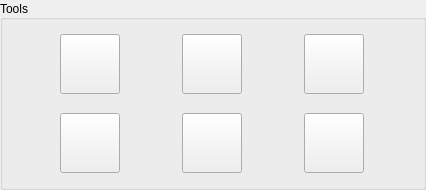
<?xml version="1.0" encoding="UTF-8"?>
<ui version="4.0">
 <class>PdwTools</class>
 <widget class="QWidget" name="PdwTools">
  <property name="geometry">
   <rect>
    <x>0</x>
    <y>0</y>
    <width>426</width>
    <height>190</height>
   </rect>
  </property>
  <property name="windowTitle">
   <string>Form</string>
  </property>
  <layout class="QVBoxLayout" name="verticalLayout">
   <property name="leftMargin">
    <number>0</number>
   </property>
   <property name="topMargin">
    <number>0</number>
   </property>
   <property name="rightMargin">
    <number>0</number>
   </property>
   <property name="bottomMargin">
    <number>0</number>
   </property>
   <item>
    <widget class="QGroupBox" name="toolsGroupBox">
     <property name="title">
      <string>Tools</string>
     </property>
     <property name="alignment">
      <set>Qt::AlignLeading|Qt::AlignLeft|Qt::AlignVCenter</set>
     </property>
     <layout class="QGridLayout" name="gridLayout">
      <property name="leftMargin">
       <number>0</number>
      </property>
      <property name="topMargin">
       <number>0</number>
      </property>
      <property name="rightMargin">
       <number>0</number>
      </property>
      <property name="bottomMargin">
       <number>0</number>
      </property>
      <property name="spacing">
       <number>5</number>
      </property>
      <item row="0" column="4">
       <widget class="QPushButton" name="newRadarBtn">
        <property name="minimumSize">
         <size>
          <width>60</width>
          <height>60</height>
         </size>
        </property>
        <property name="maximumSize">
         <size>
          <width>60</width>
          <height>60</height>
         </size>
        </property>
        <property name="text">
         <string/>
        </property>
        <property name="icon">
         <iconset>
          <selectedon>../Resources/icons/radar.png</selectedon>
         </iconset>
        </property>
        <property name="iconSize">
         <size>
          <width>40</width>
          <height>40</height>
         </size>
        </property>
       </widget>
      </item>
      <item row="0" column="1">
       <widget class="QPushButton" name="selectFileBtn">
        <property name="minimumSize">
         <size>
          <width>60</width>
          <height>60</height>
         </size>
        </property>
        <property name="maximumSize">
         <size>
          <width>60</width>
          <height>60</height>
         </size>
        </property>
        <property name="text">
         <string/>
        </property>
        <property name="icon">
         <iconset>
          <selectedoff>../Resources/icons/add-file.png</selectedoff>
          <selectedon>../Resources/icons/download-file.png</selectedon>
         </iconset>
        </property>
        <property name="iconSize">
         <size>
          <width>40</width>
          <height>40</height>
         </size>
        </property>
       </widget>
      </item>
      <item row="1" column="1">
       <widget class="QPushButton" name="selectAllBtn">
        <property name="minimumSize">
         <size>
          <width>60</width>
          <height>60</height>
         </size>
        </property>
        <property name="maximumSize">
         <size>
          <width>60</width>
          <height>60</height>
         </size>
        </property>
        <property name="text">
         <string/>
        </property>
        <property name="icon">
         <iconset>
          <selectedon>../Resources/icons/select-all.png</selectedon>
         </iconset>
        </property>
        <property name="iconSize">
         <size>
          <width>40</width>
          <height>40</height>
         </size>
        </property>
       </widget>
      </item>
      <item row="0" column="3">
       <widget class="QPushButton" name="showDataBtn">
        <property name="minimumSize">
         <size>
          <width>60</width>
          <height>60</height>
         </size>
        </property>
        <property name="maximumSize">
         <size>
          <width>60</width>
          <height>60</height>
         </size>
        </property>
        <property name="text">
         <string/>
        </property>
        <property name="icon">
         <iconset>
          <selectedon>../Resources/icons/play-button.png</selectedon>
         </iconset>
        </property>
        <property name="iconSize">
         <size>
          <width>40</width>
          <height>40</height>
         </size>
        </property>
       </widget>
      </item>
      <item row="1" column="4">
       <widget class="QPushButton" name="extractBtn">
        <property name="minimumSize">
         <size>
          <width>60</width>
          <height>60</height>
         </size>
        </property>
        <property name="maximumSize">
         <size>
          <width>60</width>
          <height>60</height>
         </size>
        </property>
        <property name="text">
         <string/>
        </property>
        <property name="icon">
         <iconset>
          <selectedon>../Resources/icons/extract.png</selectedon>
         </iconset>
        </property>
        <property name="iconSize">
         <size>
          <width>40</width>
          <height>40</height>
         </size>
        </property>
       </widget>
      </item>
      <item row="1" column="3">
       <widget class="QPushButton" name="clearBtn">
        <property name="minimumSize">
         <size>
          <width>60</width>
          <height>60</height>
         </size>
        </property>
        <property name="maximumSize">
         <size>
          <width>60</width>
          <height>60</height>
         </size>
        </property>
        <property name="text">
         <string/>
        </property>
        <property name="icon">
         <iconset>
          <selectedon>../Resources/icons/delete.png</selectedon>
         </iconset>
        </property>
        <property name="iconSize">
         <size>
          <width>40</width>
          <height>40</height>
         </size>
        </property>
       </widget>
      </item>
     </layout>
    </widget>
   </item>
  </layout>
 </widget>
 <resources/>
 <connections/>
</ui>
